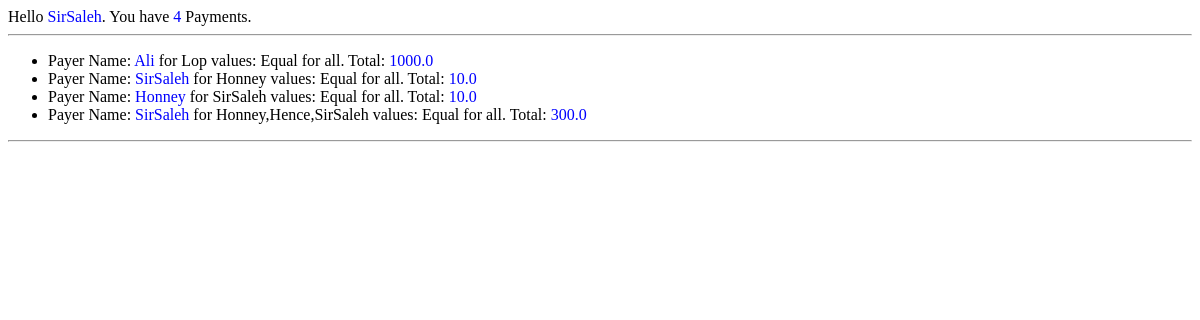
The app's page /dongycosts/list/ (signed in), older data.
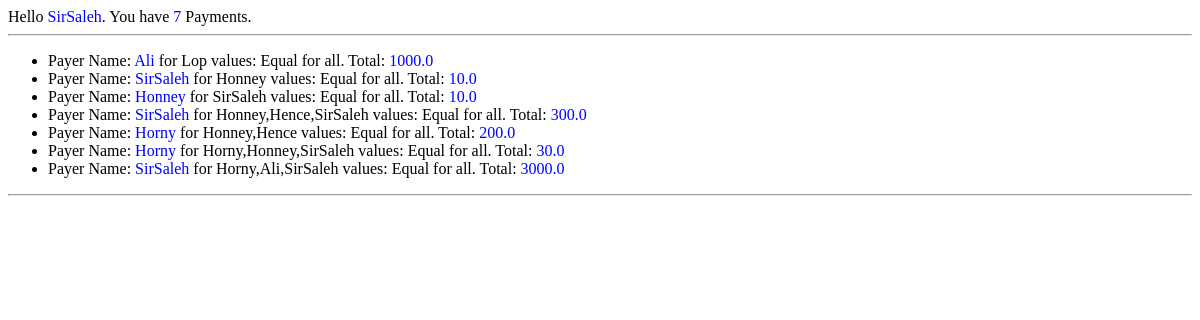
The same page, newer data.
### dongycosts/models.py (models this page shows)
class costs (models.Model):
    CostId = models.AutoField(primary_key=True)
    UserName = models.ForeignKey(User)
    PayerName = models.CharField(max_length=20)
    FriendNames = models.CharField(max_length=20)
    FriendShare = models.CharField(max_length=1000,null=True,blank=True)
    CostAmount = models.FloatField()

### dongycosts/views.py (the view)
@login_required
def list_costs(request):
    CurrentUser = request.user
    username = CurrentUser.get_username()
    userid = User.objects.get(username=username)
    usercosts = costs.objects.filter(UserName=userid)
    NumberOfPayments = usercosts.__len__()
    list_data = {
        'NumberOfPayments':NumberOfPayments,
        'UserName':username,
        'usercosts':usercosts,
    }
    list_template = loader.get_template("lists.html")
    return HttpResponse(list_template.render(list_data,request))

### dongycosts/templates/lists.html (shortened to what this page needs)
{% extends "base.html" %}
{% block contents %}
  Hello <span style="color:blue;"> {{ UserName }}</span>. You have
    {% if NumberOfPayments == 0 %}
        <span style="color:red;"> No </span>
    {% else %}
        <span style="color:blue;"> {{ NumberOfPayments }} </span>
    {% endif %}
    Payments.
    <hr>
    <ul>
    {% for usercost in usercosts %}
      <li> Payer Name: <span style="color:blue;"> {{ usercost.PayerName }} </span> for  {{ usercost.FriendNames }} values:
        {% if usercost.FriendShare != None %}
          <span style="color:blue;"> {{ usercost.FriendShare }} </span> respectivly.
        {% else %}
          Equal for all. Total: <span style="color:blue;"> {{ usercost.CostAmount }} <span>
        {% endif %}
      </li>
    {% endfor%}
    </ul>
    <hr>
{% endblock contents %}

Row changes from the older to the newer data that the page shows:
added costs: PayerName "Horny", FriendNames "Honney,Hence", CostAmount "200.0"
added costs: PayerName "Horny", FriendNames "Horny,Honney,SirSaleh", CostAmount "30.0"
added costs: PayerName "SirSaleh", FriendNames "Horny,Ali,SirSaleh", CostAmount "3000.0"
Text that changed along with them:
{{ NumberOfPayments }}: "4" → "7"
